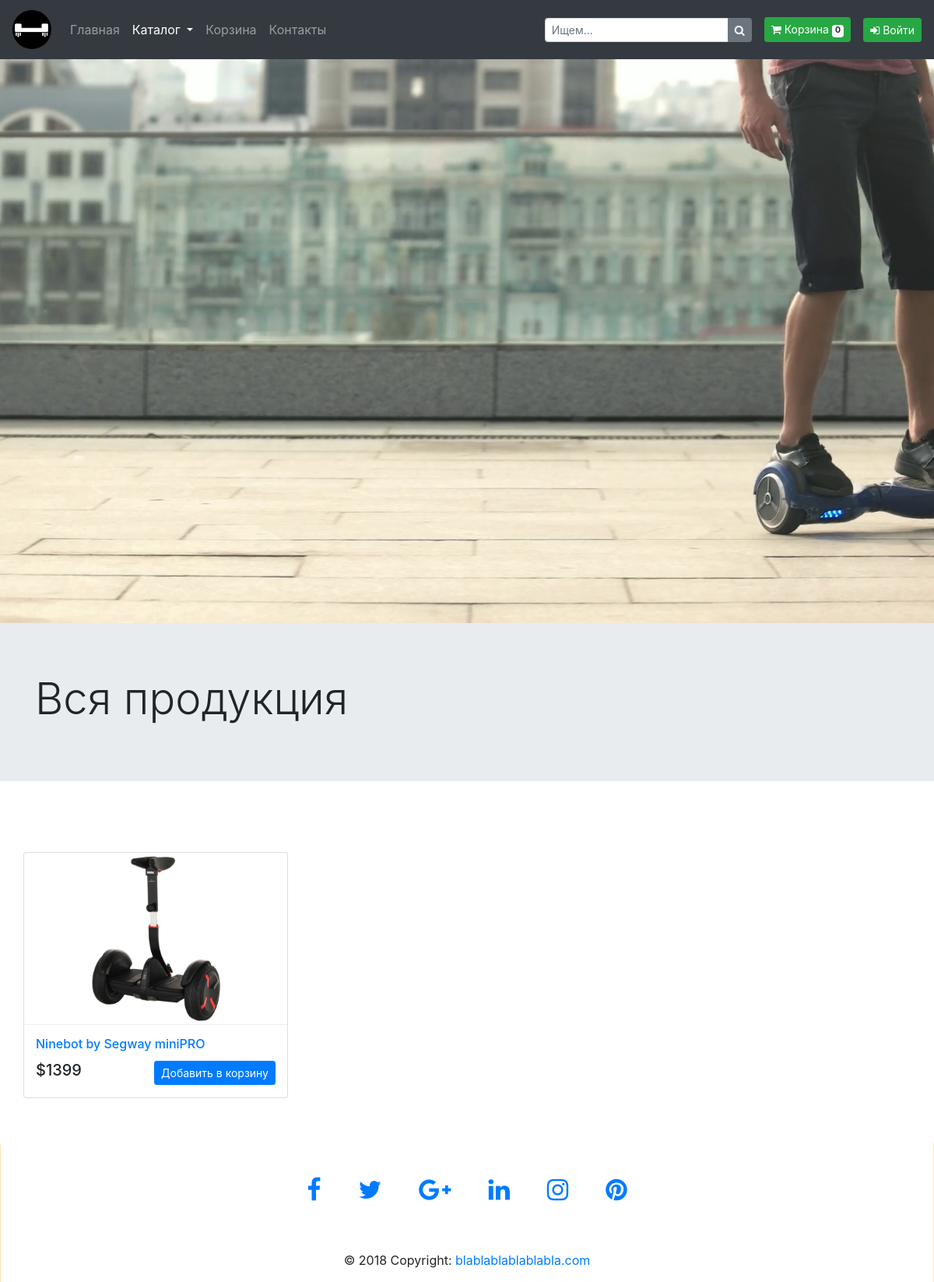
Page /catalogue/3/ on the earlier database version.
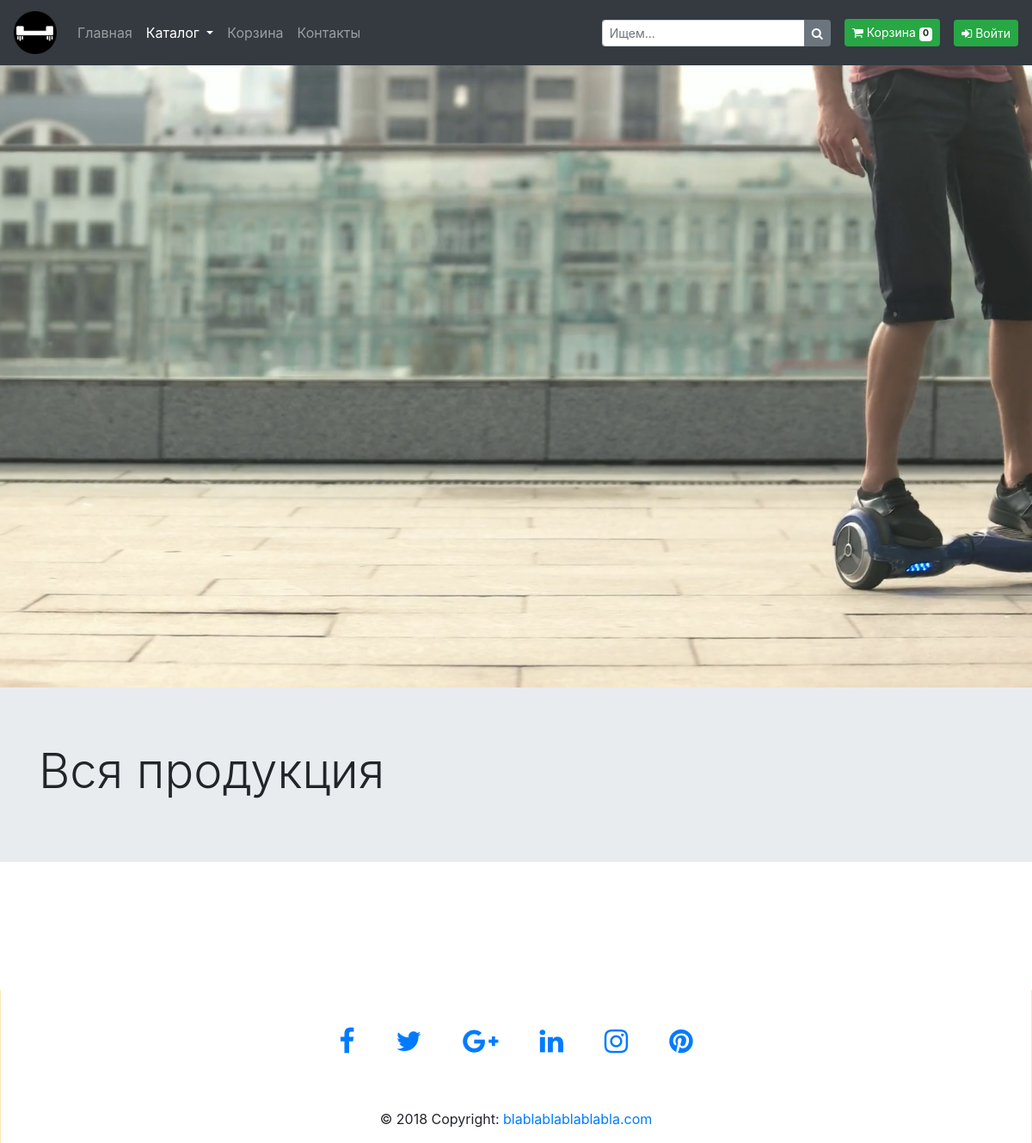
Same page on the later database version.
### mainapp/models.py (models this page shows, shortened)
class Catalogue(models.Model):
    category = models.ForeignKey(ProductCategory, on_delete=models.CASCADE)
    name = models.CharField(verbose_name="Название продукта", max_length=200, unique=True)
    image = models.ImageField(verbose_name="Изображение продукта", upload_to='products_images', blank=True)
    short_desc = models.CharField(verbose_name="Краткое описание", max_length=60, blank=True)
    description = models.TextField(verbose_name="Детальное описание", blank=True)
    price = models.DecimalField(verbose_name="Текущая цена", max_digits=8, decimal_places=2, default=0)
    old_price = models.DecimalField(verbose_name="Старая цена", max_digits=8, decimal_places=2, default=0)
    sale = models.PositiveIntegerField(verbose_name="Скида", default=0)
    new_product = models.BooleanField(verbose_name="Новый товар", default=False)
    storage = models.PositiveIntegerField(verbose_name="Остатки на складе", default=0)

### mainapp/views.py (the view)
# urls.py: path('<int:category_id>/', catalogue_detail)
def catalogue_detail(request, category_id=1):
    context = {
        'title': 'каталог',
        "catalogue": Catalogue.objects.filter(category_id=category_id),
        "new": Catalogue.objects.filter(new_product=True, category_id=category_id)[:2]
    }
    context.update(common_data)
    return render(request, 'mainapp/catalogue.html', context)

### mainapp/templates/mainapp/catalogue.html (shortened to what this page needs)
{% extends 'mainapp/base.html' %}
{% load staticfiles %}
{% block mainsite %}
<div class="bg-2">
    <div class="container-fluid standard_page">
        {% include 'mainapp/include/inc__navigation_menu.html/'%}
        <div class="row card-deck" style="padding-top: 10%; padding-left: 20%; padding-right: 20%">
        </div>
    </div>
</div>
<div class="jumbotron jumbotron-fluid">
    <div class="container">
        <h1 class="display-4">Вся продукция</h1>
    </div>
</div>
<div class="container-fluid standard_page">
    {% include 'mainapp/include/inc__navigation_menu.html/'%}
    <div class="row card-deck" style="padding-top: 5%; padding-bottom: 5%">
        {% for item in catalogue %}
        <div class="col-md-4">
            <figure class="card card-product">
                <div class="img-wrap">
                    <img src="/media/{{ item.image }}">
                </div>
                <figcaption class="info-wrap">
                    <h6 class="title text-dots"><a href="#">{{ item.name }}</a></h6>
                    <div class="action-wrap">
                        <a href="#" class="btn btn-primary btn-sm float-right"> Добавить в корзину </a>
                        <div class="price-wrap h5">
                            <span class="price-new">${{ item.price|floatformat:0 }}</span>
                        </div>
                    </div>
                </figcaption>
            </figure>
        </div>
        {% endfor %}
    </div>
</div>
{% endblock %}

Differences in the rows shown:
no longer on this page (row edited): Catalogue: image (picture), name "Ninebot by Segway miniPRO", price "1399"
